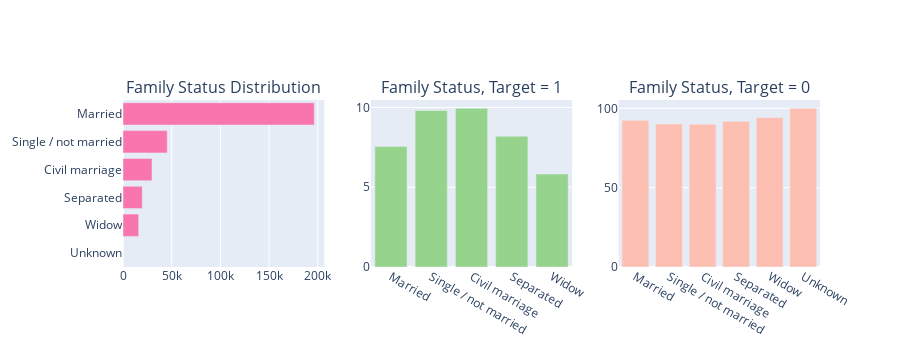

Here is the notebook cell this chart was saved with:
### Markdown cell above
> In the applicant's data women have applied for a larger majority of loans which is almost the double as the men. In total, there are about 202,448 loan applications filed by females in contrast to about 105,059 applications filed by males. However, a larger percentage (about 10% of the total) of men had the problems in paying the loan or making installments within time as compared to women applicants (about 7%). 

### <a href="2.4">2.4 Family Status of Applicants </a>

### Code cell
tr0 = bar_hor(app_train, "NAME_FAMILY_STATUS", "Distribution of CODE_GENDER Variable" ,"#f975ae", w=700, lm=100, return_trace= True)
tr1, tr2 = gp('NAME_FAMILY_STATUS', 'Distribution of Target with Applicant Gender')

fig = tools.make_subplots(rows=1, cols=3, print_grid=False, subplot_titles = ["Family Status Distribution" , "Family Status, Target = 1" ,"Family Status, Target = 0"])
fig.append_trace(tr0, 1, 1);
fig.append_trace(tr1, 1, 2);
fig.append_trace(tr2, 1, 3);
fig['layout'].update(height=350, showlegend=False, margin=dict(l=120));
iplot(fig);

### Figure 1 — Plotly figure (JSON) as saved in the notebook; plotly's stock layout.template omitted (floating-point values rounded to 4 significant figures)
{"data": [{"marker": {"color": "#f975ae"}, "orientation": "h", "type": "bar", "x": [2, 16088, 19770, 29775, 45444, 196432], "xaxis": "x", "y": ["Unknown", "Widow", "Separated", "Civil marriage", "Single / not married", "Married"], "yaxis": "y"}, {"marker": {"color": "#96D38C"}, "name": "Target : 1", "type": "bar", "x": ["Married", "Single / not married", "Civil marriage", "Separated", "Widow"], "xaxis": "x2", "y": [7.56, 9.808, 9.945, 8.194, 5.824], "yaxis": "y2"}, {"marker": {"color": "#FEBFB3"}, "name": "Target : 0", "type": "bar", "x": ["Married", "Single / not married", "Civil marriage", "Separated", "Widow", "Unknown"], "xaxis": "x3", "y": [92.44, 90.19, 90.06, 91.81, 94.18, 100], "yaxis": "y3"}], "layout": {"annotations": [{"font": {"size": 16}, "showarrow": false, "text": "Family Status Distribution", "x": 0.1444, "xanchor": "center", "xref": "paper", "y": 1, "yanchor": "bottom", "yref": "paper"}, {"font": {"size": 16}, "showarrow": false, "text": "Family Status, Target = 1", "x": 0.5, "xanchor": "center", "xref": "paper", "y": 1, "yanchor": "bottom", "yref": "paper"}, {"font": {"size": 16}, "showarrow": false, "text": "Family Status, Target = 0", "x": 0.8556, "xanchor": "center", "xref": "paper", "y": 1, "yanchor": "bottom", "yref": "paper"}], "height": 350, "margin": {"l": 120}, "showlegend": false, "xaxis": {"anchor": "y", "domain": [0, 0.2889]}, "xaxis2": {"anchor": "y2", "domain": [0.3556, 0.6444]}, "xaxis3": {"anchor": "y3", "domain": [0.7111, 1]}, "yaxis": {"anchor": "x", "domain": [0, 1]}, "yaxis2": {"anchor": "x2", "domain": [0, 1]}, "yaxis3": {"anchor": "x3", "domain": [0, 1]}}}
